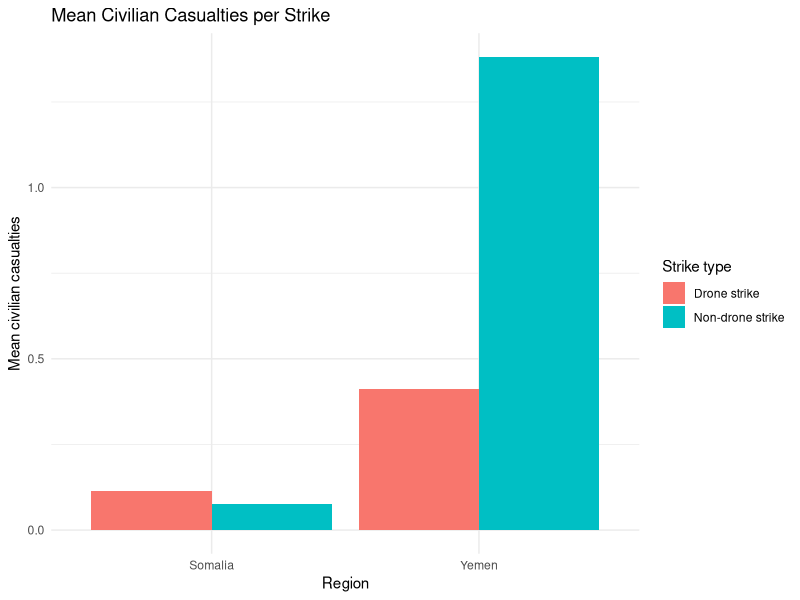
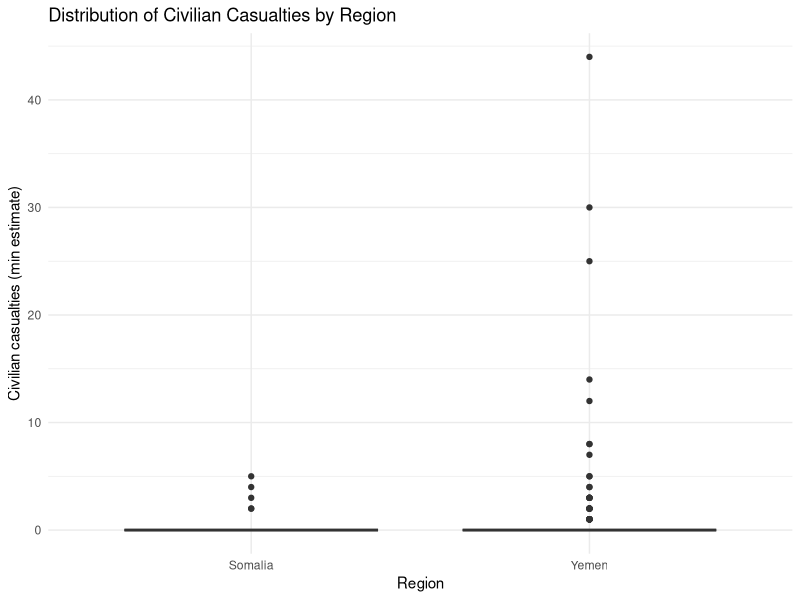
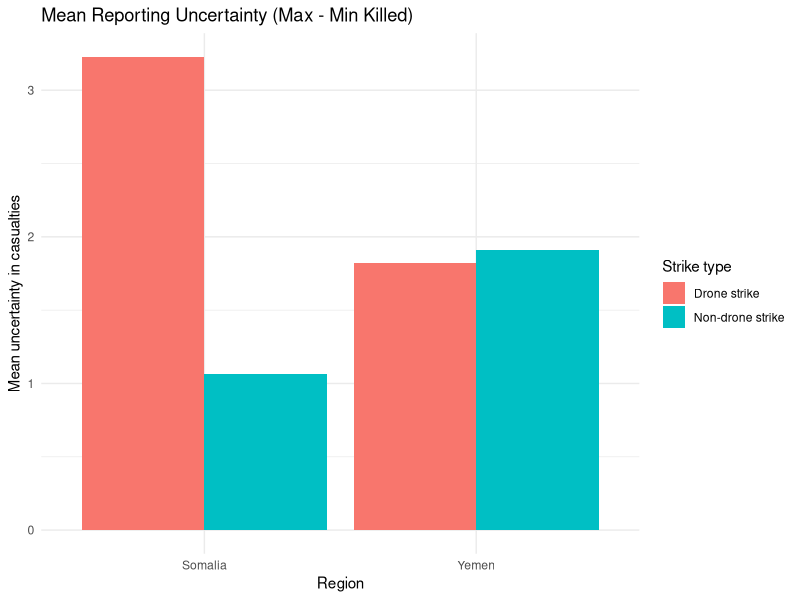
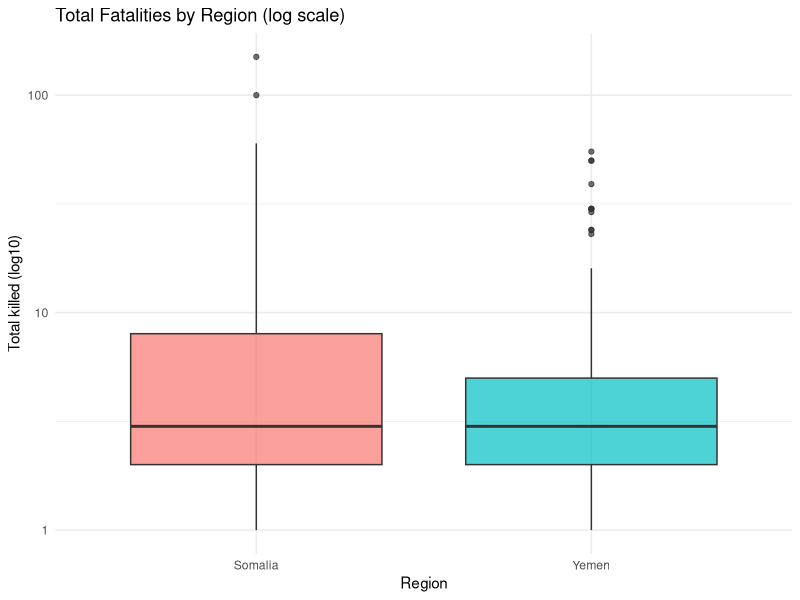
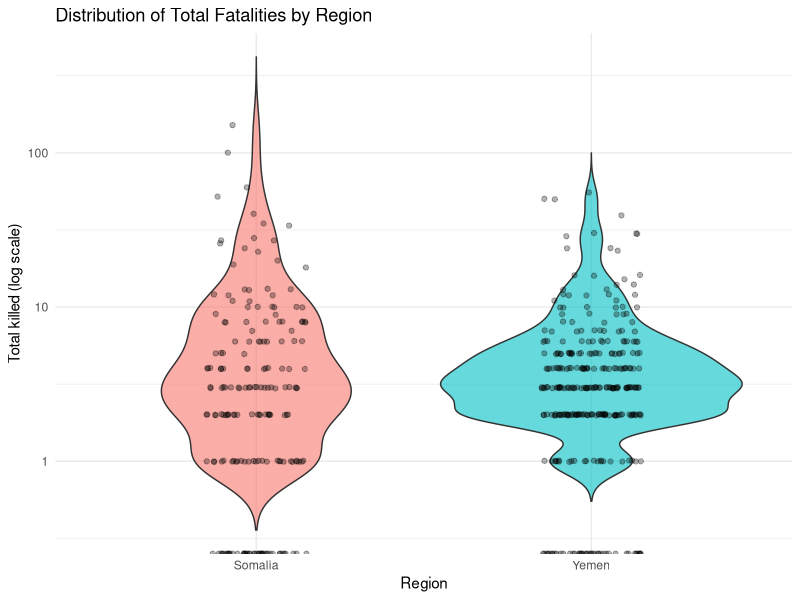
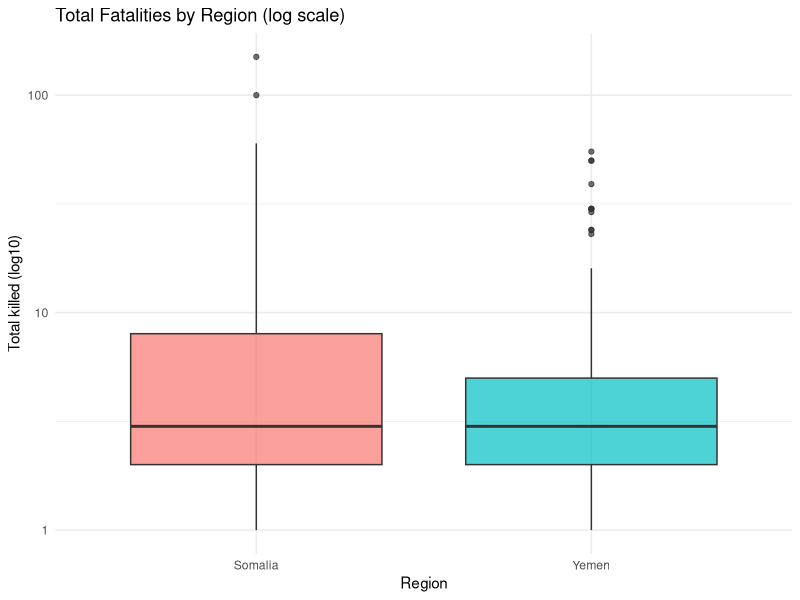

The R source for these figures, in order:
## ---- chunk 1
#| warning: false
#| error: false






library(readxl)
library(dplyr)
library(stringr)
library(MASS)
library(broom)

###############################################
## 1. Read in Somalia & Yemen data
###############################################


somalia_raw <- read_excel("us-strikes-in-somalia-2007-to-present.xlsx",
                          sheet = "All US actions")

yemen_raw   <- read_excel("us-strikes-in-yemen-2002-to-present (2).xlsx",
                          sheet = "All US actions")

###############################################
## 2. Clean & harmonize variables
###############################################

## 2.1 Somalia
somalia <- somalia_raw %>%
  transmute(
    region        = "Somalia",
    date          = as.Date(Date),
    location      = Location,
    
    # Drone indicator
    drone         = if_else(`Drone strike` == 1, 1L, 0L),
    
    # US confirmed vs possible
    us_confirmed  = if_else(`Confirmed/\npossible US strike` == "Confirmed", 1L, 0L),
    
    # Strike counts
    min_strikes   = as.numeric(`Minimum strikes`),
    max_strikes   = as.numeric(`Maximum strikes`),
    
    # Casualty counts
    min_killed        = as.numeric(`Minimum people killed`),
    max_killed        = as.numeric(`Maximum people killed`),
    min_civilians     = as.numeric(`Minimum civilians killed`),
    max_civilians     = as.numeric(`Maximum civilians killed`),
    
    min_children      = as.numeric(`Minimum children killed`),
    max_children      = as.numeric(`Maximum children killed`),
    
    min_injured       = as.numeric(`Minimum people injured`),
    max_injured       = as.numeric(`Maximum people injured`)
  )

## 2.2 Yemen
yemen <- yemen_raw %>%
  transmute(
    region        = "Yemen",
    date          = as.Date(Date),
    location      = Location,
    
    drone         = if_else(`Drone strike` == 1, 1L, 0L),
    
    us_confirmed  = if_else(`Confirmed/\npossible US attack?` == "Confirmed", 1L, 0L),
    
    min_strikes   = as.numeric(`Minimum number of strikes`),
    max_strikes   = as.numeric(`Maximum number of strikes`),
    
    min_killed        = as.numeric(`Minimum people killed`),
    max_killed        = as.numeric(`Maximum people killed`),
    min_civilians     = as.numeric(`Minimum civilians reported killed`),
    max_civilians     = as.numeric(`Maximum civilians reported killed`),
    
    min_children      = as.numeric(`Minimum children reported killed`),
    max_children      = as.numeric(`Maximum children reported killed`),
    
    min_injured       = as.numeric(`Minimum people injured`),
    max_injured       = as.numeric(`Maximum people injured`)
  )

###############################################
## 3. Combine datasets and construct analysis variables
###############################################

combined <- bind_rows(somalia, yemen) %>%
  mutate(
    # Make sure region is a factor and pick the reference category
    region = factor(region, levels = c("Somalia", "Yemen")),
    
    # Basic sanity for strikes & casualties
    min_strikes = if_else(is.na(min_strikes), 0, min_strikes),
    max_strikes = if_else(is.na(max_strikes), min_strikes, max_strikes),
    
    min_killed  = if_else(is.na(min_killed), 0, min_killed),
    max_killed  = if_else(is.na(max_killed), min_killed, max_killed),
    
    min_civilians = if_else(is.na(min_civilians), 0, min_civilians),
    max_civilians = if_else(is.na(max_civilians), min_civilians, max_civilians),
    
    ########################################
    ## Main variables for your hypotheses ##
    ########################################
    
    # Civilian casualties (using minimum estimate as the count outcome)
    civilian_casualties = min_civilians,
    
    # Total killed (using minimum estimate)
    total_killed        = min_killed,
    
    # Reporting uncertainty (as you defined)
    uncertainty_killed  = max_killed - min_killed
  )

# Optionally restrict to rows with non-missing outcome variables
combined_model <- combined %>%
  filter(!is.na(civilian_casualties),
         !is.na(uncertainty_killed),
         !is.na(min_strikes),
         !is.na(total_killed))

###############################################
## 4. Negative binomial models for hypotheses
###############################################

# NOTE: we are using negative binomial ONLY .

################################
## Hypothesis 1: Civilian Harm ##
################################
# H0: Somalia and Yemen do not have significantly different civilian casualty rates,
#     controlling for strike characteristics.
# H1: They do differ.

model_h1 <- glm.nb(
  civilian_casualties ~ region + drone + us_confirmed + min_strikes + total_killed,
  data = combined_model
)

summary(model_h1)
tidy(model_h1, exponentiate = TRUE, conf.int = TRUE)  # IRR-style output

##################################
## Hypothesis 2: Drone Effectiveness ##
##################################
# H0: The effect of drone strikes on civilian casualties does NOT differ between Somalia and Yemen.
# H1: The effect of drone strikes DOES differ between Somalia and Yemen.
# -> Include interaction term drone:region

model_h2 <- glm.nb(
  civilian_casualties ~ drone * region + us_confirmed + min_strikes + total_killed,
  data = combined_model
)

summary(model_h2)
tidy(model_h2, exponentiate = TRUE, conf.int = TRUE)

##################################
## Hypothesis 3: Reporting Uncertainty ##
##################################
# H0: The level of uncertainty in casualty reporting does not differ between Somalia and Yemen.
# H1: It does differ.
# Outcome: uncertainty_killed

model_h3 <- glm.nb(
  uncertainty_killed ~ region + drone + us_confirmed + min_strikes,
  data = combined_model
)

summary(model_h3)
tidy(model_h3, exponentiate = TRUE, conf.int = TRUE)

###############################################
## 5. Optional: quick descriptive checks
###############################################

# Mean civilian casualties by region & drone status
combined_model %>%
  group_by(region, drone) %>%
  summarise(
    mean_civilian_casualties = mean(civilian_casualties, na.rm = TRUE),
    n = n(),
    .groups = "drop"
  )

# Mean uncertainty by region
combined_model %>%
  group_by(region) %>%
  summarise(
    mean_uncertainty = mean(uncertainty_killed, na.rm = TRUE),
    n = n(),
    .groups = "drop"
  )

## ---- chunk 2
#| echo: false
#| warning: false
#| message: false

library(dplyr)
library(ggplot2)

## 1. Mean civilian casualties by region & drone use ----

civ_summary <- combined_model %>%
group_by(region, drone) %>%
summarise(
mean_civilian_casualties = mean(civilian_casualties, na.rm = TRUE),
n = n(),
.groups = "drop"
) %>%
mutate(
drone = ifelse(drone == 1, "Drone strike", "Non-drone strike")
)

ggplot(civ_summary, aes(x = region, y = mean_civilian_casualties, fill = drone)) +
geom_col(position = position_dodge()) +
labs(
title = "Mean Civilian Casualties per Strike",
x = "Region",
y = "Mean civilian casualties",
fill = "Strike type"
) +
theme_minimal()

## 2. Distribution of civilian casualties by region ----

ggplot(combined_model, aes(x = region, y = civilian_casualties)) +
geom_boxplot() +
labs(
title = "Distribution of Civilian Casualties by Region",
x = "Region",
y = "Civilian casualties (min estimate)"
) +
theme_minimal()

## 3. Mean reporting uncertainty by region & drone ----

uncertainty_summary <- combined_model %>%
group_by(region, drone) %>%
summarise(
mean_uncertainty = mean(uncertainty_killed, na.rm = TRUE),
n = n(),
.groups = "drop"
) %>%
mutate(
drone = ifelse(drone == 1, "Drone strike", "Non-drone strike")
)

ggplot(uncertainty_summary, aes(x = region, y = mean_uncertainty, fill = drone)) +
geom_col(position = position_dodge()) +
labs(
title = "Mean Reporting Uncertainty (Max - Min Killed)",
x = "Region",
y = "Mean uncertainty in casualties",
fill = "Strike type"
) +
theme_minimal()

## ---- chunk 3
#| include: false
combined_model %>% 
  arrange(desc(total_killed)) %>% 
  head(10)




## ---- chunk 4
#| echo: false
#| warning: false
#| message: false
ggplot(combined_model, aes(x = region, y = total_killed, fill = region)) +
  geom_boxplot(alpha = 0.7) +
  scale_y_log10() +
  labs(
    title = "Total Fatalities by Region (log scale)",
    x = "Region",
    y = "Total killed (log10)"
  ) +
  theme_minimal() +
  theme(legend.position = "none")

ggsave("boxplot_total_killed.png", width = 6, height = 4, dpi = 300)


## ---- chunk 5
#| echo: false
#| warning: false
#| message: false
ggplot(combined_model, aes(x = region, y = total_killed, fill = region)) +
  geom_violin(alpha = 0.6, trim = FALSE) +
  geom_jitter(width = 0.15, alpha = 0.3) +
  scale_y_log10() +   # optional but recommended
  labs(
    title = "Distribution of Total Fatalities by Region",
    x = "Region",
    y = "Total killed (log scale)"
  ) +
  theme_minimal() +
  theme(legend.position = "none")
